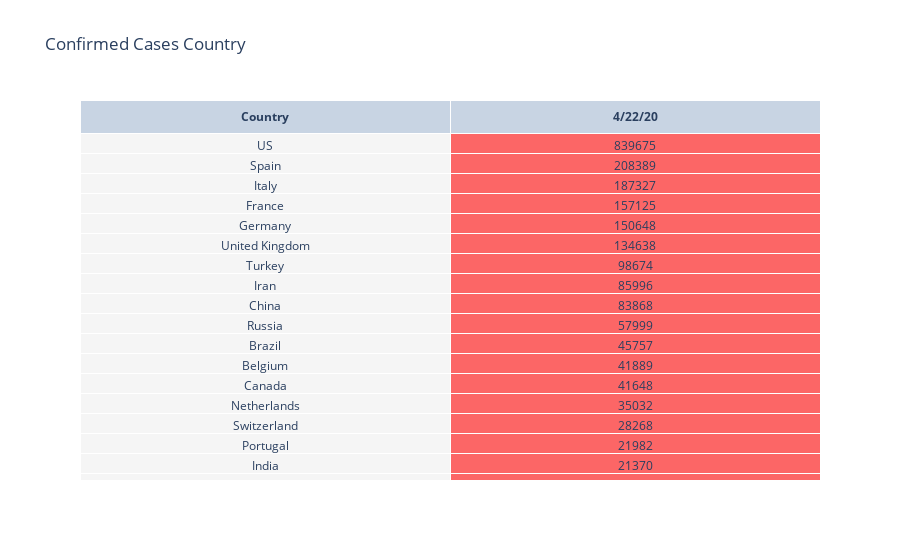

Source (notebook cell):
### Code cell
# Showing the table of Confirmed Table

data = (
    getAllCountryConfirmedData()
    .groupby("Country/Region")[getLastDateOfConfirmed()]
    .sum()
    .sort_values(ascending=False)
)

fig = go.Figure(
    data=[
        go.Table(
            header=dict(
                values=["<b>Country</b>", "<b>" + getLastDateOfConfirmed() + "</b>"]
            ),
            cells=dict(
                values=[data.index, data.values],
                fill=dict(
                    color=[
                        "rgb(245, 245, 245)",  # unique color for the first column
                        [
                            "rgba(0, 250, 0, 0.6)"
                            if val <= 1000
                            else "rgba(250, 0, 0, 0.6)"
                            for val in data.values
                        ],
                    ]
                ),
            ),
        )
    ]
)
fig.update_layout(title="Confirmed Cases Country")
fig.show()

### Figure 1 — Plotly figure (JSON) as saved in the notebook; plotly's stock layout.template omitted (floating-point values rounded to 4 significant figures; data arrays with more than 128 entries replaced by an {"elided": "..."} marker saying what was removed)
{"data": [{"cells": {"fill": {"color": ["rgb(245, 245, 245)", {"elided": "185 str values"}]}, "values": {"elided": "2x185 mixed values"}}, "header": {"values": ["<b>Country</b>", "<b>4/22/20</b>"]}, "type": "table"}], "layout": {"autosize": true, "title": {"text": "Confirmed Cases Country"}}}
